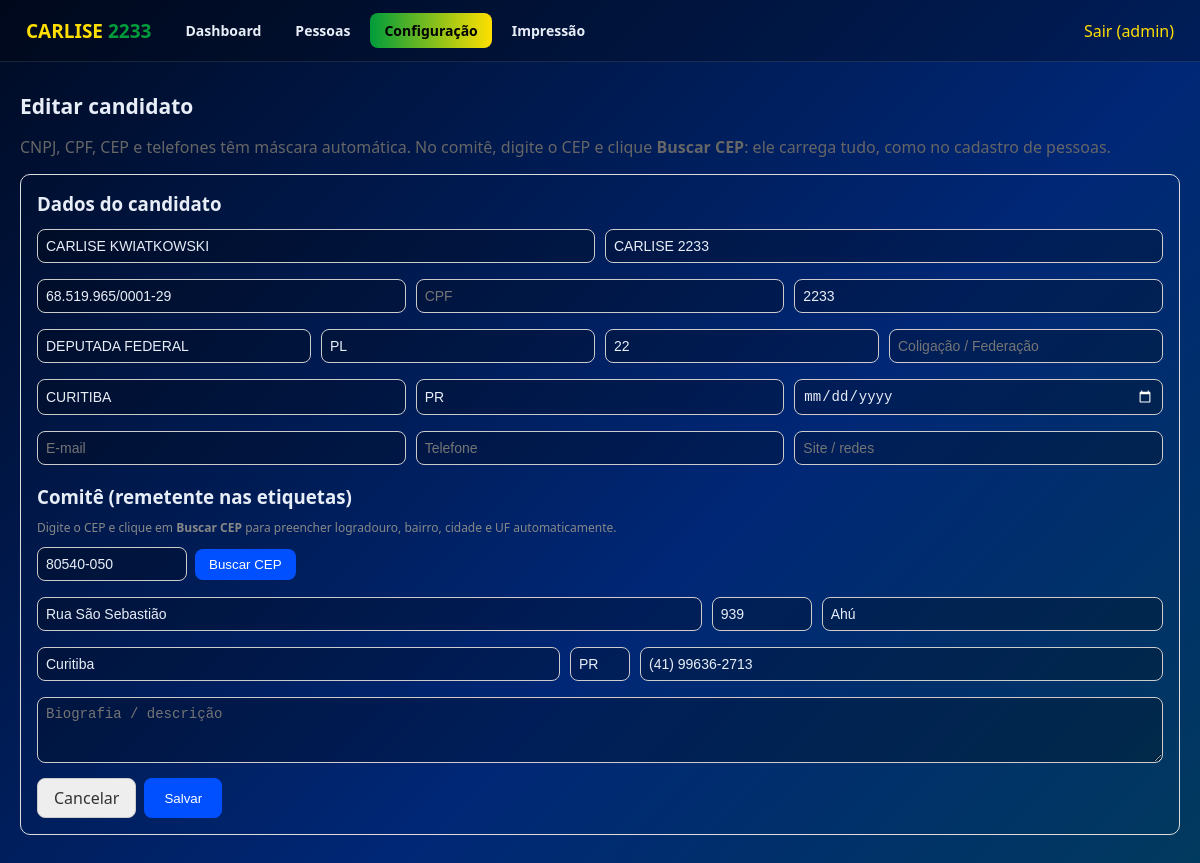
The app's page /configuracao/1/editar (signed in) with its own data.
### tables this page shows
CREATE TABLE candidato (
    id INTEGER PRIMARY KEY AUTOINCREMENT,
    nome_completo TEXT DEFAULT '',
    nome_urna TEXT DEFAULT '',
    cnpj TEXT DEFAULT '',
    cpf TEXT DEFAULT '',
    cargo TEXT DEFAULT 'Deputada Federal',
    numero_candidatura TEXT DEFAULT '',
    partido TEXT DEFAULT '',
    sigla_partido TEXT DEFAULT '',
    coligacao TEXT DEFAULT '',
    municipio TEXT DEFAULT '',
    uf TEXT DEFAULT 'PR',
    data_nascimento TEXT DEFAULT '',
    email TEXT DEFAULT '',
    telefone TEXT DEFAULT '',
    site TEXT DEFAULT '',
    biografia TEXT DEFAULT '',
    ativo INTEGER DEFAULT 1,
    data_cadastro TEXT DEFAULT (datetime('now'))
, comite_endereco TEXT DEFAULT '', comite_telefone TEXT DEFAULT '', comite_cep TEXT DEFAULT '', comite_numero TEXT DEFAULT '', comite_bairro TEXT DEFAULT '', comite_cidade TEXT DEFAULT '', comite_uf TEXT DEFAULT '');

### app.py (the view)
@app.route("/configuracao/<int:cid>/editar", methods=["GET","POST"])
@login_obrigatorio
def configuracao_editar(cid):
    cand = buscar("SELECT * FROM candidato WHERE id=%s", (cid,))
    if not cand:
        flash("Candidato nao encontrado.", "erro")
        return redirect(url_for("configuracao"))
    if request.method == "POST":
        return configuracao_salvar(cid)
    return render_template("configuracao_form.html", cand=cand)

### app.py (called while the page is built)
def conectar():
    if USAR_PG:
        import psycopg2
        return psycopg2.connect(URL)
    conn = sqlite3.connect(os.path.join(BASE_DIR, "sistema.db"))
    conn.row_factory = sqlite3.Row
    conn.execute("PRAGMA foreign_keys=ON")
    return conn

def get_db():
    if "conn" not in g:
        g.conn = conectar()
    return g.conn

@app.teardown_appcontext
def fechar(exc):
    conn = g.pop("conn", None)
    if conn is not None:
        try:
            conn.commit() if not exc else conn.rollback()
        except Exception:
            pass
        try:
            conn.close()
        except Exception:
            pass

def prep(sql):
    return sql.replace("%s", "?") if not USAR_PG else sql

def executar(sql, params=()):
    cur = get_db().cursor()
    cur.execute(prep(sql), tuple(params))
    return cur

def listar(sql, params=()):
    cur = executar(sql, params)
    linhas = cur.fetchall()
    if not linhas:
        return []
    if isinstance(linhas[0], dict):
        return [dict(l) for l in linhas]
    if hasattr(linhas[0], "keys"):
        return [dict(l) for l in linhas]
    cols = [d[0] for d in cur.description]
    return [dict(zip(cols, l)) for l in linhas]

def buscar(sql, params=()):
    linhas = listar(sql, params)
    return linhas[0] if linhas else None

def login_obrigatorio(f):
    @wraps(f)
    def env(*a, **k):
        if not session.get("user"):
            return redirect(url_for("login"))
        return f(*a, **k)
    return env

def candidato_ativo():
    try:
        return buscar("SELECT * FROM candidato WHERE ativo=1 ORDER BY id DESC LIMIT 1")
    except Exception:
        return None

@app.context_processor
def injeta_candidato():
    return {"cand": candidato_ativo()}

### templates/configuracao_form.html (shortened to what this page needs)
{% extends "base.html" %}
{% block conteudo %}
<div style="padding:10px 0">
<h1>{{ 'Editar candidato' if cand else 'Novo candidato' }}</h1>
<p style="color:#666">CNPJ, CPF, CEP e telefones têm m&#225;scara autom&#225;tica. No comit&#234;, digite o CEP e clique <b>Buscar CEP</b>: ele carrega tudo, como no cadastro de pessoas.</p>
<form method="post" action="{{ '/configuracao/' ~ cand.id ~ '/editar' if cand else '/configuracao/novo' }}" style="border:1px solid #ddd;border-radius:10px;padding:16px;margin:14px 0" autocomplete="off">
  <h3 style="margin:0 0 10px 0">Dados do candidato</h3>
  <div style="display:flex;flex-wrap:wrap;gap:10px;margin-bottom:10px">
    <input type="text" name="nome_completo" value="{{ cand.nome_completo or '' }}" placeholder="Nome completo" style="flex:1;min-width:200px;padding:8px;border-radius:8px;border:1px solid #ccc">
    <input type="text" name="nome_urna" value="{{ cand.nome_urna or '' }}" placeholder="Nome de urna (ex: CARLISE 2233)" style="flex:1;min-width:200px;padding:8px;border-radius:8px;border:1px solid #ccc">
  </div>
  <div style="display:flex;flex-wrap:wrap;gap:10px;margin-bottom:10px">
    <input type="text" name="cnpj" data-mask="cnpj" value="{{ cand.cnpj or '' }}" placeholder="CNPJ" style="flex:1;min-width:170px;padding:8px;border-radius:8px;border:1px solid #ccc">
    <input type="text" name="cpf" data-mask="cpf" value="{{ cand.cpf or '' }}" placeholder="CPF" style="flex:1;min-width:150px;padding:8px;border-radius:8px;border:1px solid #ccc">
    <input type="text" name="numero_candidatura" value="{{ cand.numero_candidatura or '' }}" placeholder="N&#186; candidatura" style="flex:1;min-width:140px;padding:8px;border-radius:8px;border:1px solid #ccc">
  </div>
  <div style="display:flex;flex-wrap:wrap;gap:10px;margin-bottom:10px">
    <input type="text" name="cargo" value="{{ cand.cargo or '' }}" placeholder="Cargo (ex: Deputada Federal)" style="flex:1;min-width:190px;padding:8px;border-radius:8px;border:1px solid #ccc">
    <input type="text" name="partido" value="{{ cand.partido or '' }}" placeholder="Partido (ex: PL)" style="flex:1;min-width:140px;padding:8px;border-radius:8px;border:1px solid #ccc">
    <input type="text" name="sigla_partido" value="{{ cand.sigla_partido or '' }}" placeholder="Sigla" style="flex:1;min-width:90px;padding:8px;border-radius:8px;border:1px solid #ccc">
    <input type="text" name="coligacao" value="{{ cand.coligacao or '' }}" placeholder="Coliga&#231;&#227;o / Federa&#231;&#227;o" style="flex:1;min-width:200px;padding:8px;border-radius:8px;border:1px solid #ccc">
  </div>
  <div style="display:flex;flex-wrap:wrap;gap:10px;margin-bottom:10px">
    <input type="text" name="municipio" value="{{ cand.municipio or '' }}" placeholder="Munic&#237;pio" style="flex:1;min-width:170px;padding:8px;border-radius:8px;border:1px solid #ccc">
    <input type="text" name="uf" value="{{ cand.uf or '' }}" placeholder="UF" maxlength="2" style="flex:1;min-width:60px;padding:8px;border-radius:8px;border:1px solid #ccc">
    <input type="date" name="data_nascimento" value="{{ cand.data_nascimento or '' }}" style="flex:1;min-width:160px;padding:8px;border-radius:8px;border:1px solid #ccc">
  </div>
  <div style="display:flex;flex-wrap:wrap;gap:10px;margin-bottom:10px">
    <input type="email" name="email" value="{{ cand.email or '' }}" placeholder="E-mail" style="flex:1;min-width:210px;padding:8px;border-radius:8px;border:1px solid #ccc">
    <input type="text" name="telefone" data-mask="tel" value="{{ cand.telefone or '' }}" placeholder="Telefone" style="flex:1;min-width:150px;padding:8px;border-radius:8px;border:1px solid #ccc">
    <input type="text" name="site" value="{{ cand.site or '' }}" placeholder="Site / redes" style="flex:1;min-width:180px;padding:8px;border-radius:8px;border:1px solid #ccc">
  </div>
  <h3 style="margin:16px 0 10px 0">Comit&#234; (remetente nas etiquetas)</h3>
  <p style="color:#888;font-size:12px;margin:0 0 8px 0">Digite o CEP e clique em <b>Buscar CEP</b> para preencher logradouro, bairro, cidade e UF automaticamente.</p>
  <div style="display:flex;flex-wrap:wrap;gap:8px;margin-bottom:10px;align-items:center">
    <input type="text" name="comite_cep" data-mask="cep" value="{{ cand.comite_cep or '' }}" placeholder="CEP do comit&#234;" style="flex:0 1 150px;padding:8px;border-radius:8px;border:1px solid #ccc">
    <button type="button" onclick="buscarCep()" style="background:#0050FF;color:#fff;padding:8px 14px;border-radius:8px;border:none;cursor:pointer">Buscar CEP</button>
  </div>
  <div style="display:flex;flex-wrap:wrap;gap:10px;margin-bottom:10px">
    <input type="text" name="comite_endereco" value="{{ cand.comite_endereco or '' }}" placeholder="Logradouro (rua/avenida)" style="flex:2;min-width:220px;padding:8px;border-radius:8px;border:1px solid #ccc">
    <input type="text" name="comite_numero" value="{{ cand.comite_numero or '' }}" placeholder="N&#250;mero" style="flex:0 1 100px;padding:8px;border-radius:8px;border:1px solid #ccc">
    <input type="text" name="comite_bairro" value="{{ cand.comite_bairro or '' }}" placeholder="Bairro" style="flex:1;min-width:150px;padding:8px;border-radius:8px;border:1px solid #ccc">
  </div>
  <div style="display:flex;flex-wrap:wrap;gap:10px;margin-bottom:10px">
    <input type="text" name="comite_cidade" value="{{ cand.comite_cidade or '' }}" placeholder="Cidade" style="flex:1;min-width:170px;padding:8px;border-radius:8px;border:1px solid #ccc">
    <input type="text" name="comite_uf" value="{{ cand.comite_uf or '' }}" placeholder="UF" maxlength="2" style="flex:0 1 60px;padding:8px;border-radius:8px;border:1px solid #ccc">
    <input type="text" name="comite_telefone" data-mask="tel" value="{{ cand.comite_telefone or '' }}" placeholder="Telefone do comit&#234;" style="flex:1;min-width:160px;padding:8px;border-radius:8px;border:1px solid #ccc">
  </div>
  <textarea name="biografia" rows="3" placeholder="Biografia / descri&#231;&#227;o" style="width:100%;padding:8px;border-radius:8px;border:1px solid #ccc;box-sizing:border-box;margin-bottom:10px">{{ cand.biografia or '' }}</textarea>
  <div style="display:flex;gap:8px">
    <a href="/configuracao" style="background:#eee;color:#333;padding:8px 16px;border-radius:8px;border:1px solid #ccc;text-decoration:none">Cancelar</a>
    <button type="submit" style="background:#0050FF;color:#fff;padding:8px 20px;border-radius:8px;border:none;cursor:pointer">Salvar</button>
  </div>
</form>
</div>
{% endblock %}

### templates/base.html (shortened to what this page needs)
<!doctype html>
<html lang="pt-BR">
<head>
<link rel="stylesheet" href="/static/estilo.css">
</head>
<body>
{% if session.get('user') %}
<header class="topo">
  <div class="logo"><b>{{ (cand.nome_urna or 'CARLISE').split(' ')[0] }}</b> <span>{{ cand.numero_candidatura or '2233' }}</span></div>
  <nav class="menu">
    <a href="/" class="{{ 'ativo' if request.path == '/' else '' }}">Dashboard</a>
    <a href="/pessoas" class="{{ 'ativo' if request.path.startswith('/pessoas') else '' }}">Pessoas</a> <a href="/configuracao" class="{{ 'ativo' if request.path.startswith('/configuracao') else '' }}">Configura&#231;&#227;o</a> <a href="/impressao" class="{{ 'ativo' if request.path.startswith('/impressao') else '' }}">Impress&#227;o</a>
  </nav>
  <a class="sair" href="/sair">Sair ({{ session.get('user') }})</a>
</header>
{% endif %}
<div class="container">
{% block conteudo %}{% endblock %}
</div>
</body>
</html>

### static/estilo.css (style rules this page uses)
:root { --navy:#002776;--navy2:#000b24;--verde:#009C3B;--amarelo:#FFDF00; --texto:#e8eef7;--cinza:#9fb0c7;--card:rgba(255,255,255,.05);--borda:rgba(255,255,255,.10) }
* { box-sizing:border-box }
body { margin:0;font-family:Segoe UI,Arial,sans-serif;color:var(--texto); background:linear-gradient(135deg,var(--navy2),var(--navy) 60%,#013a5e);min-height:100vh }
a { color:var(--amarelo);text-decoration:none }
.topo { display:flex;align-items:center;gap:20px;padding:13px 26px;background:rgba(0,0,0,.25); border-bottom:1px solid var(--borda);flex-wrap:wrap }
.logo { font-weight:800;font-size:19px }
.logo b { color:var(--amarelo) }
.logo span { color:var(--verde) }
.menu { display:flex;gap:6px;flex-wrap:wrap }
.menu a { padding:8px 14px;border-radius:8px;color:var(--texto);font-weight:600;font-size:14px }
.menu a.ativo,.menu a:hover { background:linear-gradient(90deg,var(--verde),var(--amarelo));color:#000 }
.sair { margin-left:auto }
.container { max-width:1200px;margin:0 auto;padding:20px }
h1 { font-size:21px;margin:0 0 4px }
input,select,textarea { width:100%;padding:8px 10px;border-radius:8px;border:1px solid var(--borda); background:rgba(0,0,0,.25);color:var(--texto);font-size:14px;margin:3px 0 }

### records on screen
candidato: nome_urna "CARLISE", numero_candidatura "2233", nome_completo "CARLISE KWIATKOWSKI", nome_urna "CARLISE 2233", cnpj "68.519.965/0001-29", cargo "DEPUTADA FEDERAL", partido "PL", sigla_partido "22", municipio "CURITIBA", uf "PR", comite_cep "80540-050", comite_endereco "Rua São Sebastião", comite_numero "939", comite_bairro "Ahú", comite_cidade "Curitiba", comite_uf "PR", comite_telefone "(41) 99636-2713"

### other values on screen
{{ session.get('user') }} "admin"
{{ 'Editar candidato' if cand else 'Novo candidato' }} "Editar candidato"
